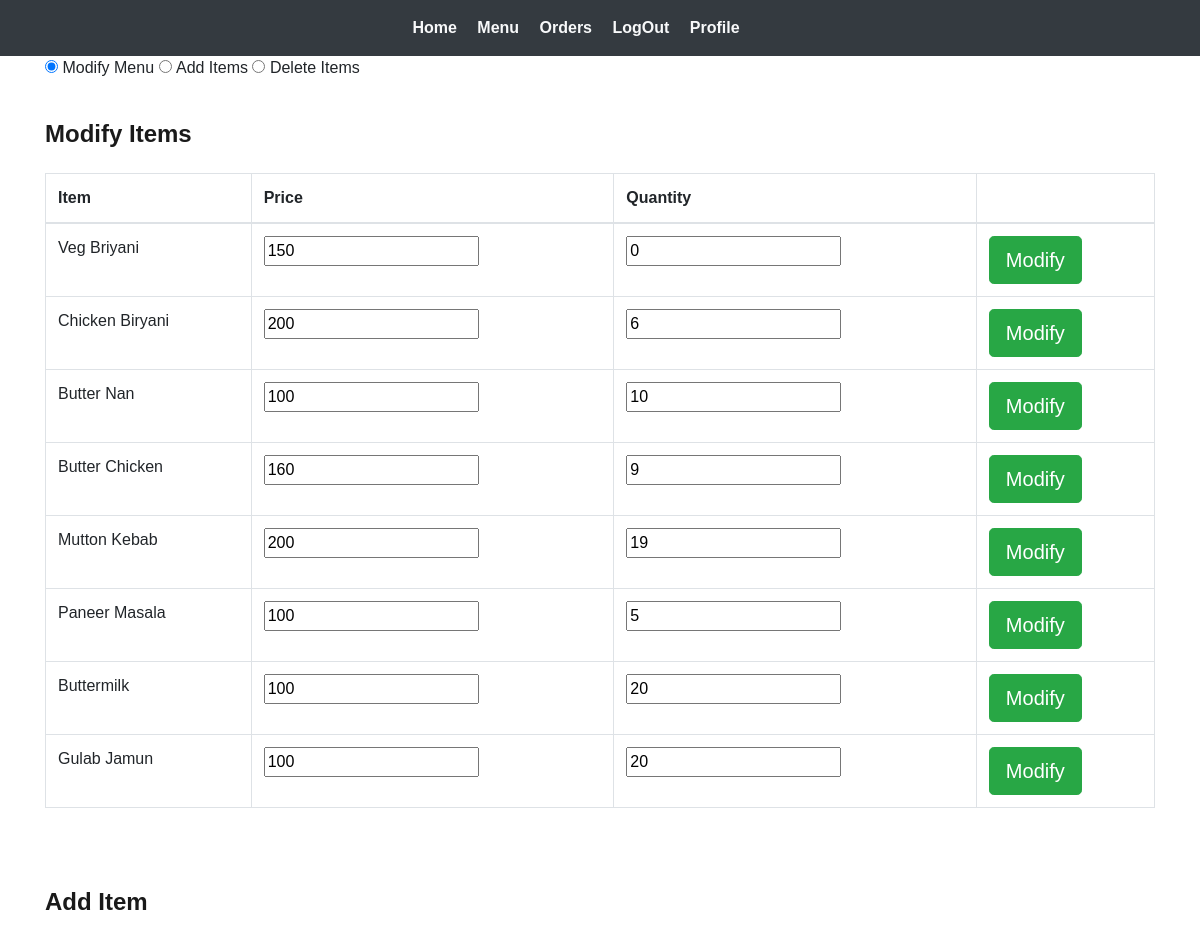
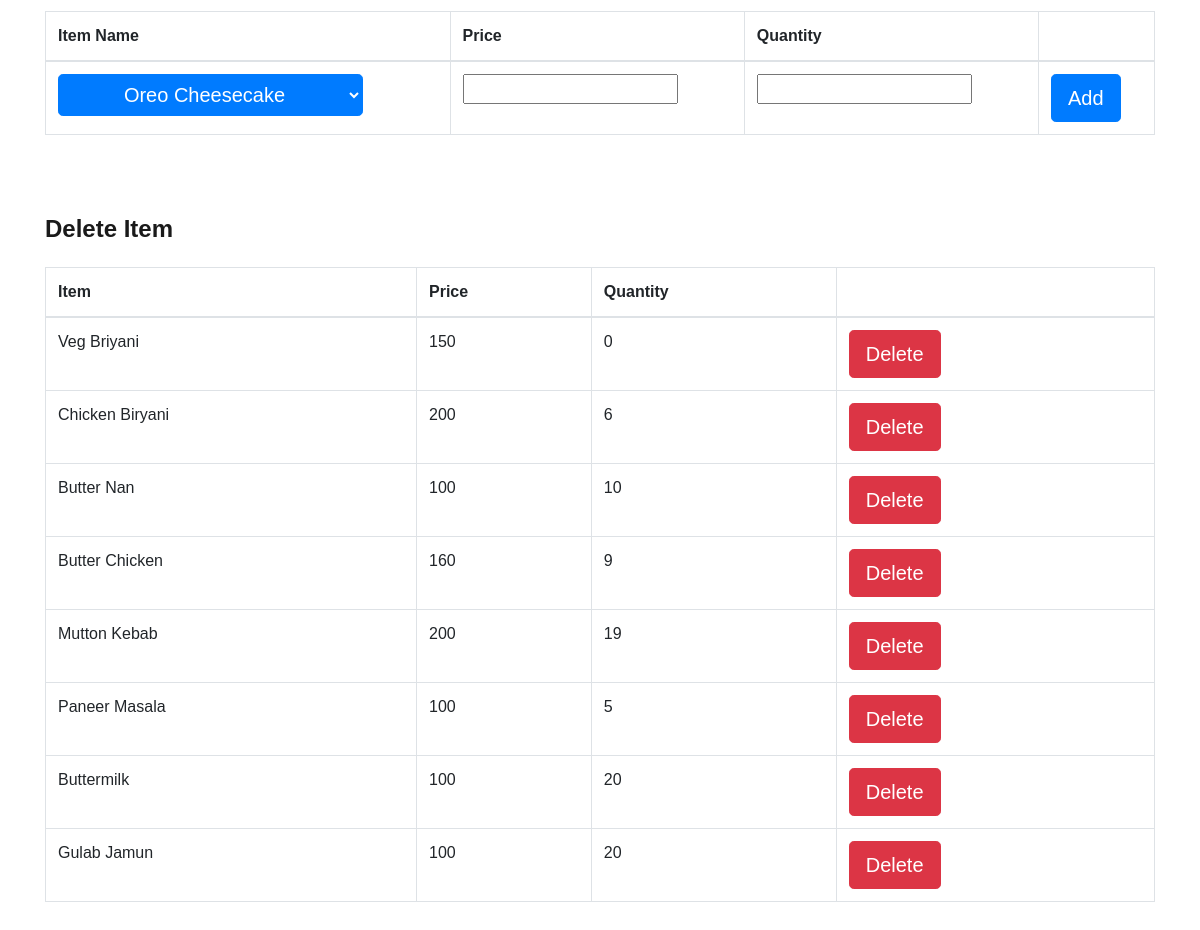
The app's page /restaurant/menu/ (signed in) with its own data (2 pictures, top to bottom).
### webapp/models.py (models this page shows)
class Item(models.Model):
	id 			= models.AutoField(primary_key=True)
	fname 		= models.CharField(max_length=30,blank=False)
	category 	= models.CharField(max_length=50,blank=False)
	def __str__(self):
		return self.fname

### webapp/views.py (the view, shortened to what this page needs)
# urls.py: path('restaurant/menu/',views.menuManipulation,name='mmenu'),
@login_required(login_url='/login/restaurant/')
def menuManipulation(request):
	if not request.user.is_authenticated:
		return redirect("rlogin")
	rest=Restaurant.objects.filter(id=request.user.restaurant.id);
	rest=rest[0]
	menuitems=Menu.objects.filter(r_id=rest)
	menu=[]
	for x in menuitems:
		cmenu=[]
		cmenu.append(x.item_id)
		cmenu.append(x.price)
		cmenu.append(x.quantity)
		cmenu.append(x.id)
		menu.append(cmenu)
	menuitems = Item.objects.all()
	items = []
	for y in menuitems:
		citem = []
		citem.append(y.id)
		citem.append(y.fname)
		items.append(citem)
	context={
		"menu":menu,
		"items":items,
		"username":request.user.username,
	}
	return render(request,'webapp/menu_modify.html',context)

### webapp/templates/webapp/menu_modify.html (shortened to what this page needs)
{% extends 'webapp/base2.html'%}
{% block body %}
	<div class="container">
		<input id="tab1" type="radio" name="tabs" checked>
  	<label for="tab1">Modify Menu</label>
  	<input id="tab2" type="radio" name="tabs">
  	<label for="tab2">Add Items</label>
	<input id="tab3" type="radio" name="tabs">
  	<label for="tab3">Delete Items</label>
	<section id="content1">
		<div class="order-top" style="border:0">
			<p>
				<h4>Modify Items</h4>
				<table class="table table-hover table-bordered">
					<thead>
						<th>Item</th>
						<th>Price</th>
						<th>Quantity</th>
						<th></th>
					</thead>
				{% for x in menu %}
					<tr>
						<form action="" method="POST">{% csrf_token %}
							<td>{{x.0}}</td>
							<td><input type="number" value="{{x.1}}" name="price"/></td>
							<td><input type="number" value="{{x.2}}" name="quantity"/></td>
							<td>
								<input type="submit" value="Modify" name="submit" class="btn btn-success btn-lg" />
							</td>
						</form>
					</tr>
				{% endfor %}
				</table>
			</p>
		</div>
	</section>
	<section id="content2">
		<div class="order-top" style="border:0">
			<p>
				<h4>Add Item</h4>
				<table class="table table-hover table-bordered">
					<thead>
						<th>Item Name</th>
						<th>Price</th>
						<th>Quantity</th>
						<th></th>
					</thead>
					<tr>
						<form action="" method="POST">{% csrf_token %}
						<td>
							<select name="item" class="btn btn-primary btn-lg">
							{% for x in items %}
								<option value="{{x.0}}">{{x.1}}</option>
							{% endfor %}
							</select>
						</td>
						<td><input type="number" value="" name="price"/></td>
						<td><input type="number" value="" name="quantity"/></td>
						<td>
							<input type="submit" value="Add" name="submit" class="btn  btn-primary btn-lg">
						</td>
						</form>
					</tr>
				</table>
			</p>
		</div>
	</section>
	<section id="content3">
		<div class="order-top" style="border:0">
			<p>
				<h4>Delete Item</h4>
				<table class="table table-hover table-bordered">
					<thead>
						<th>Item</th>
						<th>Price</th>
						<th>Quantity</th>
						<th></th>
					</thead>
				{% for x in menu %}
					<tr>
					<td>{{x.0}}</td>
					<td>{{x.1}}</td>
					<td>{{x.2}}</td>
					<td>
						<form action="" method="POST">{% csrf_token %}
							<input type="submit" value="Delete" name="submit" class="btn btn-danger btn-lg">
						</form>
					</td>
					</tr>
				{% endfor %}
				</table>
			</p>
		</div>
	</section>
	</div>
{% endblock %}

### webapp/static/webapp/css/style.css (style rules this page uses)
body { padding:0; margin:0; font-family: 'Source Sans Pro', sans-serif; }
input[type="button"],input[type="submit"] { transition:0.5s all; -webkit-transition:0.5s all; -moz-transition:0.5s all; -o-transition:0.5s all; -ms-transition:0.5s all; }
h1,h2,h3,h4,h5,h6 { margin:0; }
p { margin:0; }
label { margin:0; }
.order-top h4 { color: #1A1A1A; font-size: 1.5em; font-weight: 600; margin-bottom: 1em; }
.order-top p { color: #6b6969; font-size: 1em; font-weight: 400; line-height: 1.8em; margin: 1em 0; }
.order-top { padding: 1.5em 0; border-bottom: 1px dotted #5fa022; }

### records on screen
Item: fname "Veg Briyani", price "150", quantity "0", x "150", x "0"
Item: fname "Chicken Biryani", price "200", quantity "6", x "200", x "6"
Item: fname "Butter Nan", price "100", quantity "10", x "100", x "10"
Item: fname "Butter Chicken", price "160", quantity "9", x "160", x "9"
Item: fname "Mutton Kebab", price "200", quantity "19", x "200", x "19"
Item: fname "Paneer Masala", price "100", quantity "5", x "100", x "5"
Item: fname "Buttermilk", price "100", quantity "20", x "100", x "20"
Item: fname "Gulab Jamun", price "100", quantity "20", x "100", x "20"
Item: item "Oreo Cheesecake"
